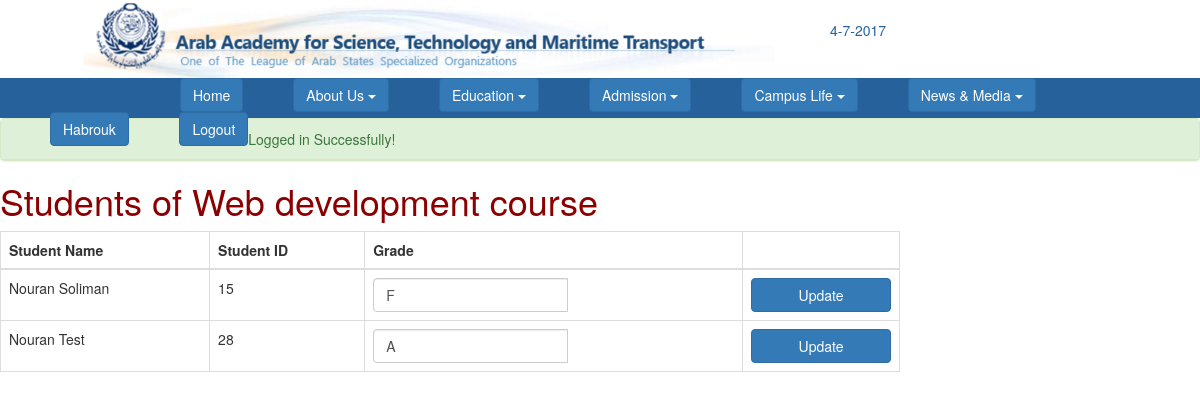
Screenshot of /courses/students_of_course.php?page=0&code=1 (signed in) with the database file from the repository.
### tables this page shows
CREATE TABLE `course` (
  `Code` int(10) NOT NULL,
  `CName` varchar(20) NOT NULL,
  `CNoHrs` int(11) NOT NULL,
  `CContent` text NOT NULL,
  `CMaterials` text NOT NULL,
  `CFinals` text NOT NULL,
  `profID` int(11) NOT NULL,
  `depID` int(11) NOT NULL,
  `term` int(11) NOT NULL,
  `time` time NOT NULL,
  `day` varchar(10) NOT NULL
);

CREATE TABLE `take` (
  `SReg` int(10) NOT NULL,
  `CCode` int(5) NOT NULL,
  `Grade` varchar(2) NOT NULL,
  `year` varchar(20) NOT NULL,
  `time` time NOT NULL,
  `Day` varchar(10) NOT NULL
);

CREATE TABLE `student` (
  `id` int(11) NOT NULL,
  `SFName` varchar(10) NOT NULL,
  `SMName` varchar(10) NOT NULL,
  `SLName` varchar(10) NOT NULL,
  `SGPA` float NOT NULL,
  `STerm` int(11) NOT NULL,
  `SAchvdHrs` int(11) NOT NULL,
  `SDepID` int(10) NOT NULL,
  `email` varchar(50) DEFAULT NULL,
  `password` varchar(20) DEFAULT NULL,
  `photo` blob
);

### courses/students_of_course.php (the view, shortened to what this page needs)
<?php
	require_once("C:\\xampp\\htdocs\\webproject\\". '/Header.php');
?>
<div id="show_pending_posts" style="width:75%">
<?php
	if ($_SERVER['REQUEST_METHOD'] === 'GET') {
		$page = $_GET['page'];
		$code = $_GET['code'];
		$records_per_page = 10;
		$start = $page * $records_per_page;
		$query = "SELECT SReg, Grade from take where CCode = ".$code." limit $start, $records_per_page";
		$courses = mysql_query($query) or die ("Couldn’t execute query. " . mysql_error());
		$query = "SELECT CName from course where Code = ".$code;
		$course_name = mysql_query($query) or die ("Couldn’t execute query. " . mysql_error());
		$course_name = mysql_fetch_array($course_name);
		echo "<h1 align= \"left\" style=\" color:#8B0000\"> Students of ".$course_name['CName']." course </h1>";
		echo "<table id='table12345555' class=\"table table-bordered table-inverse\">";
		echo "<thead>";
		echo "<tr>\n";
		echo "<th>Student Name</th>";
		echo "<th>Student ID</th>";
		echo "<th>Grade</th>";
		echo "<th></th>";
		echo "</tr>\n";
		echo "</thead>";
		echo "<tbody>";
		$count = 1;
		while ($course = mysql_fetch_array($courses)) {
			echo "<tr>\n";
			$query = "SELECT SFName, SLName from student where id=".$course['SReg'];
			$student = mysql_query($query) or die ("Couldn’t execute query. " . mysql_error());
			echo "<td>";
			if ($student = mysql_fetch_array($student)) {
				$student_name = $student['SFName']." ".$student['SLName'];
				 echo $student_name;
			}
			$grade = $course['Grade'];
			echo "</td>";
			echo "<td>".$course['SReg']."</td>";
			echo "<td> <div class='input-group'>";
			echo "<input type='text' name='grade' id='Grade_".$count."' class='form-control' placeholder='Grade' value='".$grade."' >";
			echo "<br> </div> </td>";
			echo "<td> <input type='submit' class='btn btn-primary btn-block' value='Update' onclick='validate(".$count.",".$course['SReg'].",".$code.");'> </td>";
			echo "</tr>\n";
			$count += 1;
		}
		echo "</tbody>";
		echo "</table>\n";
	}
?>
</div>
<?php
	require_once("C:\\xampp\\htdocs\\webproject\\". '/Footer.php');
?>

### rows the page displays
course: CName "Web development"
take: student.SFName+SLName "Nouran Soliman", SReg "15", grade "F"
take: student.SFName+SLName "Nouran Test", SReg "28", grade "A"

### other values shown
fullname() "Habrouk"
$_SESSION['notices'][$x] "Logged in Successfully!"
